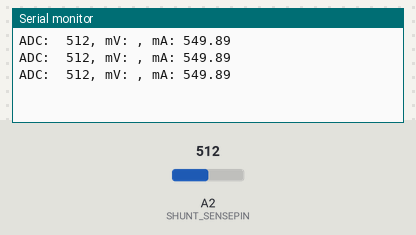
The sketch below on a simulated Arduino Uno, built with avr-gcc and run on an emulated ATmega328P. On the bench: the last lines printed to the serial monitor. The inputs (shaded band) are chosen by the test bench; at power-on: A2 (SHUNT_SENSEPIN) = 512.

Above: at 1.3 s.
1.4 s: A2 (SHUNT_SENSEPIN) set to 109
At 1.9 s:
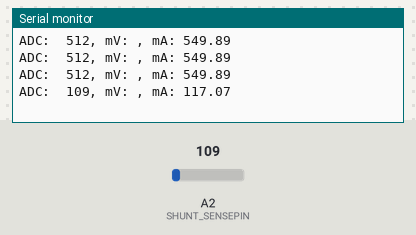
2.9 s: A2 (SHUNT_SENSEPIN) set to 92
At 3.4 s:
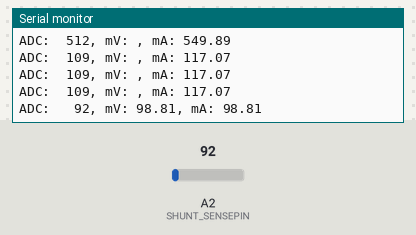
5.0 s: A2 (SHUNT_SENSEPIN) set to 11
At 5.4 s:
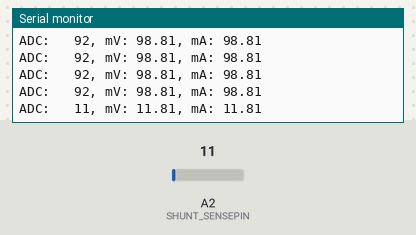
6.5 s: A2 (SHUNT_SENSEPIN) set to 8
At 6.9 s:
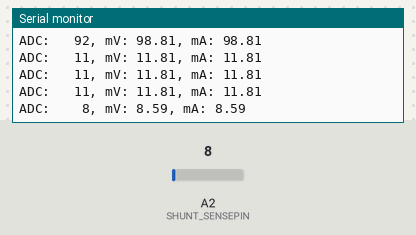

The sketch:

dacduino-shunt-resistor.ino
```cpp
#define SHUNT_SENSEPIN A2

// Use 1.074 for 1.1v reference
#define ADC_TO_MV_SCALER 1.074
// Use 4.883 for 5v reference
//#define ADC_TO_MV_SCALER 4.883

#define SHUNT_RESISTOR 1.0

void setup() {
  Serial.begin(115200);
  analogReference(INTERNAL);

}

void loop() {

  char buffer[64];                                          // Buffer to hold printed values

  int adc_value = analogRead(SHUNT_SENSEPIN);                // Take Reading

  float mV_float =  float(adc_value) * ADC_TO_MV_SCALER;     // Calculate mV measured by ADC

  float mA_float = mV_float / SHUNT_RESISTOR;                // Calculate mA through shunt resistor

  // Strings for converting floats for printing
  char mV_str[6];

  char mA_str[6];

// Convert floats to string as arduino does not like floats in sprintf
  dtostrf(mV_float, 4, 2, mV_str);
  dtostrf(mA_float, 4, 2, mA_str);

// Place all data into a single buffer & format for printing
  sprintf(buffer, "ADC: %4i, mV: %s, mA: %s ", adc_value, mV_str, mA_str);

// Print the buffer
  Serial.println(buffer);

// Delay to slow down reporting for human readability
  delay(500);
}
```

Measured:
- the behaviour switches between 100 and 99 on A2 (SHUNT_SENSEPIN) (found by bisection; images 1 and 2)
- the behaviour switches between 10 and 9 on A2 (SHUNT_SENSEPIN) (found by bisection; images 3 and 4)
- after the input at 1.4 s, the serial monitor: prints a new line after 0.10 s (image 1)
- after the input at 2.9 s, the serial monitor: prints a new line after 0.11 s (image 2)
- after the input at 5.0 s, the serial monitor: prints a new line at once (image 3)
- after the input at 6.5 s, the serial monitor: prints a new line at once (image 4)
